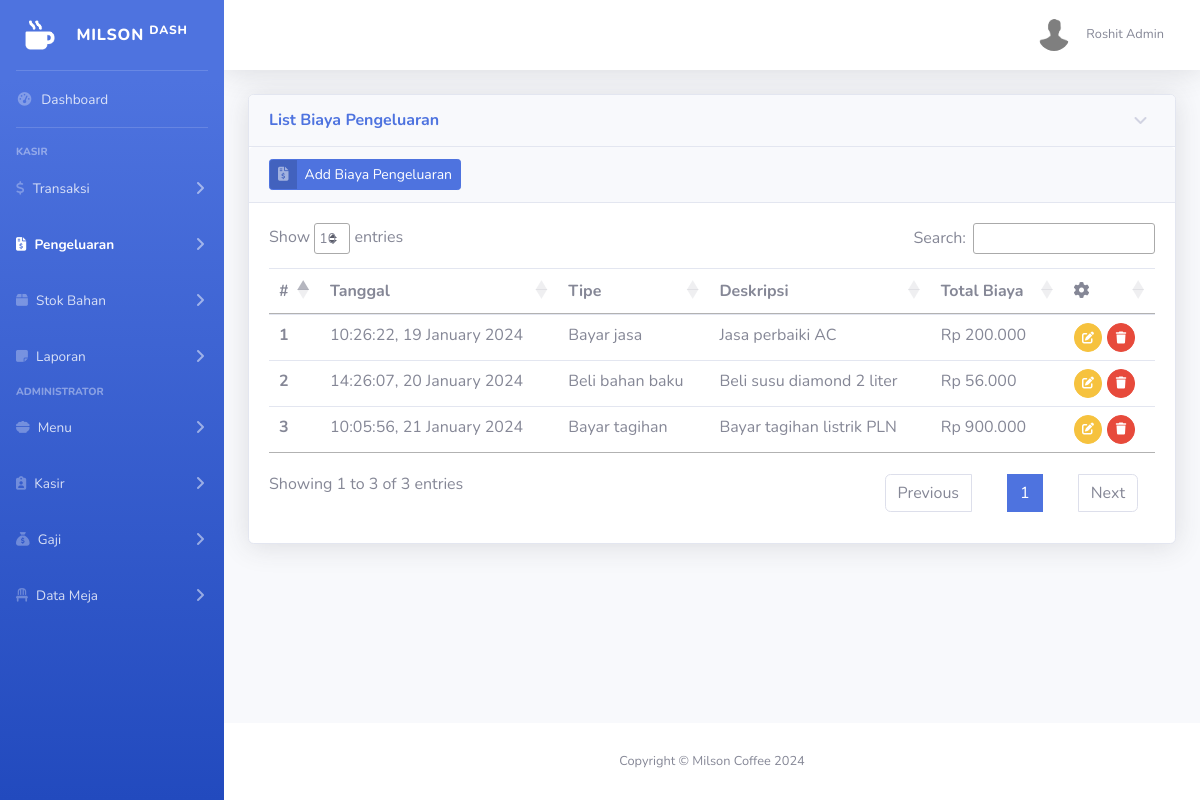
The page /public/pengeluaran (signed in) on the database its author committed.
### tables this page shows
CREATE TABLE `pengeluaran` (
  `id` int NOT NULL,
  `date` timestamp NOT NULL DEFAULT CURRENT_TIMESTAMP,
  `type` varchar(255) NOT NULL,
  `amount` varchar(9) NOT NULL,
  `description` text NOT NULL
);

### app/core/Controller.php (called while the page is built, shortened)
<?php
class Controller {
    public function view($view, $data = [])
    {
        require_once '../app/views/' . $view . '.php';
    }
    public function model($model)
    {
        return new $model;
    }
}

### app/controllers/Pengeluaran.php (called while the page is built, shortened)
<?php
class Pengeluaran extends Controller
{
    public function index()
    {
        $data['judul'] = 'Milson Coffee | Data Biaya Operasional';
        $data['pengeluaran'] = $this->model('Pengeluaran_model')->getAllPengeluaran();
        $this->view('dashboard/pengeluaran/index', $data);
    }
}

### app/core/App.php (called while the page is built, shortened)
<?php
class App {
    protected $method = 'index';
    protected $params = [];
    public function __construct()
    {
        $this->controller = new $this->controller;
        call_user_func_array([$this->controller, $this->method], $this->params);
    }
}

### public/index.php (called while the page is built, shortened)
<?php
$app = new App;

### app/core/database.php (called while the page is built, shortened)
<?php
class Database
{
    private $host = DB_HOST;
    private $user = DB_USER;
    private $password = DB_PASS;
    private $database = DB_DATABASE;
    private $dbh;
    private $stmt;
    public function __construct()
    {
        $dsn = 'mysql:host=' . $this->host . ';dbname=' . $this->database;
        $option = [
            PDO::ATTR_PERSISTENT => true,
            PDO::ATTR_ERRMODE => PDO::ERRMODE_EXCEPTION,
        ];
        try {
            $this->dbh = new PDO($dsn, $this->user, $this->password, $option);
        } catch (PDOException $e) {
            die($e->getMessage());
        }
    }
    public function query($query)
    {
        $this->stmt = $this->dbh->prepare($query);
    }
    public function execute()
    {
        $this->stmt->execute();
    }
    public function resultSet()
    {
        $this->execute();
        return $this->stmt->fetchAll(PDO::FETCH_ASSOC);
    }
}

### app/models/Pengeluaran_model.php (called while the page is built, shortened)
<?php
class Pengeluaran_model
{
    private $table = 'pengeluaran';
    private $db;
    public function __construct()
    {
        $this->db = new Database;
    }
    public function getAllPengeluaran()
    {
        $this->db->query("SELECT * FROM " . $this->table . " ORDER BY date ASC");
        $this->db->execute();
        return $this->db->resultSet();
    }
}

### app/views/dashboard/pengeluaran/index.php (the view, shortened to what this page needs)
<?php
require __DIR__ . '/../../templates/sidebar.php';
?>
<div id="content-wrapper" class="d-flex flex-column">
    <div id="content">
        <?php
        require __DIR__ . '/../../templates/topbar.php'
        ?>
        <div class="container-fluid">
            <div class="card shadow mb-4">
                <a href="#collapseCardExample" class="d-block card-header py-3" data-toggle="collapse" role="button"
                    aria-expanded="true" aria-controls="collapseCardExample">
                    <h6 class="m-0 font-weight-bold text-primary">List Biaya Pengeluaran</h6>
                </a>
                <div class="collapse show" id="collapseCardExample">
                    <div class="card-header">
                        <button class="btn btn-primary btn-icon-split btn-sm addButtonPengeluaran" data-toggle="modal"
                            data-target="#addPengeluaran">
                            <span class="icon text-white-50">
                                <i class="fa-solid fa-file-invoice-dollar"></i>
                            </span>
                            <span class="text">Add Biaya Pengeluaran</span>
                        </button>
                    </div>
                    <div class="card-body">
                        <div class="table-responsive">
                            <table class="table" id="table">
                                <thead>
                                    <tr>
                                        <th scope="col">#</th>
                                        <th scope="col">Tanggal</th>
                                        <th scope="col">Tipe</th>
                                        <th scope="col">Deskripsi</th>
                                        <th scope="col">Total Biaya</th>
                                        <th scope="col"><i class="fa-solid fa-gear"></i></th>
                                    </tr>
                                </thead>
                                <tbody>
                                    <?php $iteration = 1; ?>
                                    <?php foreach($data['pengeluaran'] as $item): ?>
                                    <tr>
                                        <th scope="row"><?= $iteration ?></th>
                                        <td><?= date('H:i:s, j F Y', strtotime($item['date'])) ?></td>
                                        <td><?= $item['type'] ?></td>
                                        <td><?= $item['description'] ?></td>
                                        <td>Rp <?= $item['amount'] ?></td>
                                        <td>
                                            <button class="btn btn-warning btn-circle btn-sm editButtonPengeluaran"
                                                data-toggle="modal" data-target="#addPengeluaran"
                                                data-id="<?= $item['id'] ?>">
                                                <i class="fas fa-edit"></i>
                                            </button>
                                            <button class="btn btn-danger btn-circle btn-sm deleteButtonPengeluaran"
                                                data-id="<?= $item['id'] ?>">
                                                <i class="fas fa-trash"></i>
                                            </button>
                                        </td>
                                    </tr>
                                    <?php $iteration++ ?>
                                    <?php endforeach; ?>
                                </tbody>
                            </table>
                        </div>
                    </div>
                </div>
            </div>
        </div>
    </div>
    <footer class="sticky-footer bg-white">
        <div class="container my-auto">
            <div class="copyright text-center my-auto">
                <span>Copyright &copy; <?= WEB_NAME ?></span>
            </div>
        </div>
    </footer>
</div>

### rows shown on the page
pengeluaran: date "10:26:22, 19 January 2024", type "Bayar jasa", description "Jasa perbaiki AC", amount "200.000"
pengeluaran: date "14:26:07, 20 January 2024", type "Beli bahan baku", description "Beli susu diamond 2 liter", amount "56.000"
pengeluaran: date "10:05:56, 21 January 2024", type "Bayar tagihan", description "Bayar tagihan listrik PLN", amount "900.000"

### other values the page prints
$_SESSION['name'] "Roshit Admin"
WEB_NAME "Milson Coffee 2024"
